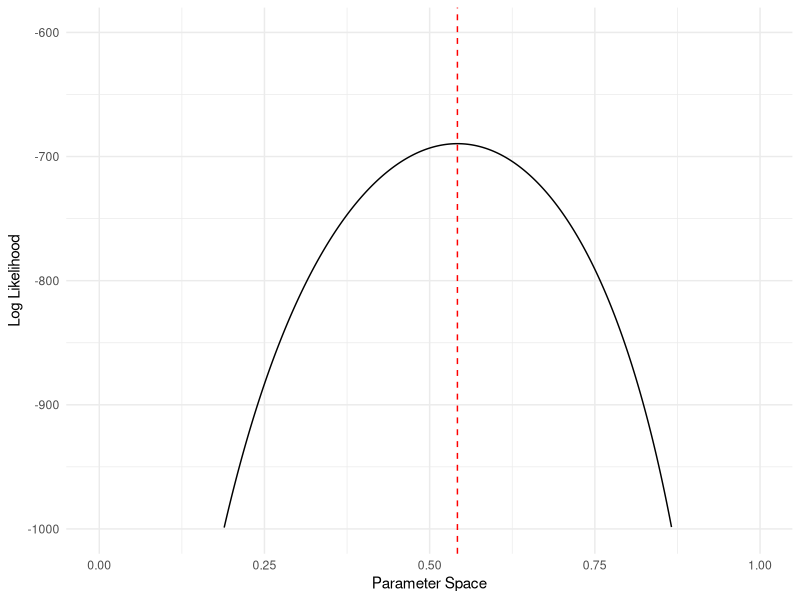

Reproduce this figure in R. (Note: this script raises an error after producing the figure.)
## ---- chunk 1
#| echo: false
#| output: false
library(pracma)
library(tidyverse)
library(nloptr)
library(mvtnorm)
## ---- chunk 2
p <- 0.543
n <- 1000
X <- rbinom(n, 1, p)

neg_LL <- function(p){
  -( sum(X)*log(p) + (n-sum(X))*log(1-p) )
}

neg_LL_grad <- function(p){
  -( sum(X)/p  - (n-sum(X))/(1-p) )
}

p_hat_mle <- optim(
  par = 0.5, 
  fn = neg_LL, 
  gr = neg_LL_grad,
  # use Brent's method so we can set parameter space as [0,1]
  method = "Brent", 
  lower = 0, 
  upper = 1
)
p_hat_mle$par 
mean(X)
## ---- chunk 3
tibble(x = (0:999)/1000) %>% 
  mutate(f = -sapply(x, neg_LL)) %>% 
  ggplot(aes(x, f)) + 
  geom_line() +
  theme_minimal() +
  labs(x = "Parameter Space", y = "Log Likelihood") +
  geom_vline(xintercept = mean(X), , color = "red", linetype = "dashed") +
  ylim(-1000,-600)
## ---- chunk 4
n <- 10000
mu <- c(0,0)
Sigma <- matrix(c(1,0,0,1), nrow = 2)
X <- (rmvnorm(n, mu, Sigma))

neg_LL <- function(theta){
  mu <- c(theta[1], theta[2]) 
  Sigma <- matrix(c(theta[3], theta[4], theta[4], theta[5]), nrow = 2)
  -sum(log(dmvnorm(X, mu, Sigma)))
}

start <- c(1,1,2,1,2)
mle <- fminunc(x0 = start, fn = neg_LL)




## ---- chunk 5
colMeans(X)
mle$par[1:2]
## ---- chunk 6
var(X)
matrix(c(mle$par[3], mle$par[4], mle$par[4], mle$par[5]), nrow = 2)
## ---- chunk 7

x <- rnorm(1e3)
neg_log_lik <- function(theta){
  output <- -dnorm(x, mean = theta[1], sd = theta[2]) %>% 
    log() %>% 
    sum()
  return(output)
}

nloptr(
  x0 = c(0, 1),
  eval_f = neg_log_lik,
  opts = list(
    "algorithm" = "NLOPT_LD_LBFGS",
    "xtol_rel" = 1.0e-8
  )
)

mle <- function(log_lik, grad_log_like, init){}
## ---- chunk 8
n <- 1000
mu <- 0 
sigma <- 1

neg_LL <- function(theta, data){
  mu <- theta[1]
  sigma <- exp(theta[2])
  -sum( log(dnorm(data, mu, sigma)) )
}

N_sim <- 10000
store <- matrix(NA, nrow = N_sim, ncol = 2)
for (i in 1:N_sim) {
  X <- rnorm(n, mu, sigma)
  store[i,] <- c(fminunc(x0 = c(1,1), fn = neg_LL, data = X)$par)
}

  
## ---- chunk 9
library(pracma)
library(tidyverse)

beta <- c(2,4)
n <- 1000
k <- 2

x1 <- runif(n, 0, 10)
e <- rnorm(n)
X <- cbind(1, x1)
y <- X %*% beta + e

#analytic
OLS <- solve(t(X) %*% X) %*% t(X) %*% y

#numeric extremum
ssr <- function(beta){
  t(y -X %*% beta) %*% (y -X %*% beta)
}
OLS2 <- optim(c(1,1), ssr)$par

# method of moments 
g <- function(beta){
  (1/n) * t(X) %*% (y - X%*% beta)
}
MM <- fsolve(g, c(1,1), tol = 1e-8)$x

# GMM
GMM_objective <- function(beta, Ω){
  t(g(beta)) %*% Ω %*% g(beta)
}
GMM <- optim(c(1,1), GMM_objective, Ω = eye(k))$par

#MLE
log_liklihood <- function(beta){
  -sum(log(dnorm(y -X %*% beta)))
}
MLE <- optim(c(1,1), log_liklihood)$par 


tibble(
  method = c('OLS, Analytic Solution', 'OLS, Minimize SSR', 'MoM', 'GMM', 'MLE'),
  est1 = c(OLS[1], OLS2[1], MM[1], GMM[1], MLE[1]),
  est2 = c(OLS[2], OLS2[2], MM[2], GMM[2], MLE[2])
) %>% 
  pivot_longer(!method) %>% 
  ggplot(aes(method, value)) + 
  geom_point() + 
  facet_wrap(~name, ncol = 1, scales = "free") + 
  theme_minimal()
  

